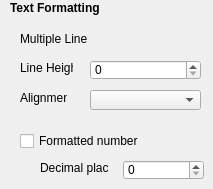
        <widget class="QWidget" name="formatingPage">
         <widget class="QLabel" name="label_10">
          <property name="geometry">
           <rect>
            <x>10</x>
            <y>0</y>
            <width>131</width>
            <height>16</height>
           </rect>
          </property>
          <property name="font">
           <font>
            <weight>75</weight>
            <bold>true</bold>
           </font>
          </property>
          <property name="text">
           <string>Text Formatting</string>
          </property>
         </widget>
         <widget class="QLabel" name="label_30">
          <property name="geometry">
           <rect>
            <x>20</x>
            <y>30</y>
            <width>111</width>
            <height>17</height>
           </rect>
          </property>
          <property name="text">
           <string>Multiple Line</string>
          </property>
         </widget>
         <widget class="QCheckBox" name="checkBox_2">
          <property name="geometry">
           <rect>
            <x>20</x>
            <y>130</y>
            <width>161</width>
            <height>22</height>
           </rect>
          </property>
          <property name="text">
           <string>Formatted number</string>
          </property>
         </widget>
         <widget class="QLabel" name="label_31">
          <property name="geometry">
           <rect>
            <x>20</x>
            <y>60</y>
            <width>53</width>
            <height>16</height>
           </rect>
          </property>
          <property name="text">
           <string>Line Height</string>
          </property>
         </widget>
         <widget class="QSpinBox" name="spinBox_4">
          <property name="geometry">
           <rect>
            <x>90</x>
            <y>60</y>
            <width>111</width>
            <height>20</height>
           </rect>
          </property>
         </widget>
         <widget class="QLabel" name="label_32">
          <property name="geometry">
           <rect>
            <x>20</x>
            <y>90</y>
            <width>47</width>
            <height>16</height>
           </rect>
          </property>
          <property name="text">
           <string>Alignment</string>
          </property>
         </widget>
         <widget class="QComboBox" name="comboBox_9">
          <property name="geometry">
           <rect>
            <x>90</x>
            <y>90</y>
            <width>111</width>
            <height>20</height>
           </rect>
          </property>
         </widget>
         <widget class="QLabel" name="label_33">
          <property name="geometry">
           <rect>
            <x>40</x>
            <y>160</y>
            <width>69</width>
            <height>16</height>
           </rect>
          </property>
          <property name="text">
           <string>Decimal places</string>
          </property>
         </widget>
         <widget class="QSpinBox" name="spinBox_5">
          <property name="geometry">
           <rect>
            <x>123</x>
            <y>160</y>
            <width>81</width>
            <height>20</height>
           </rect>
          </property>
         </widget>
        </widget>
